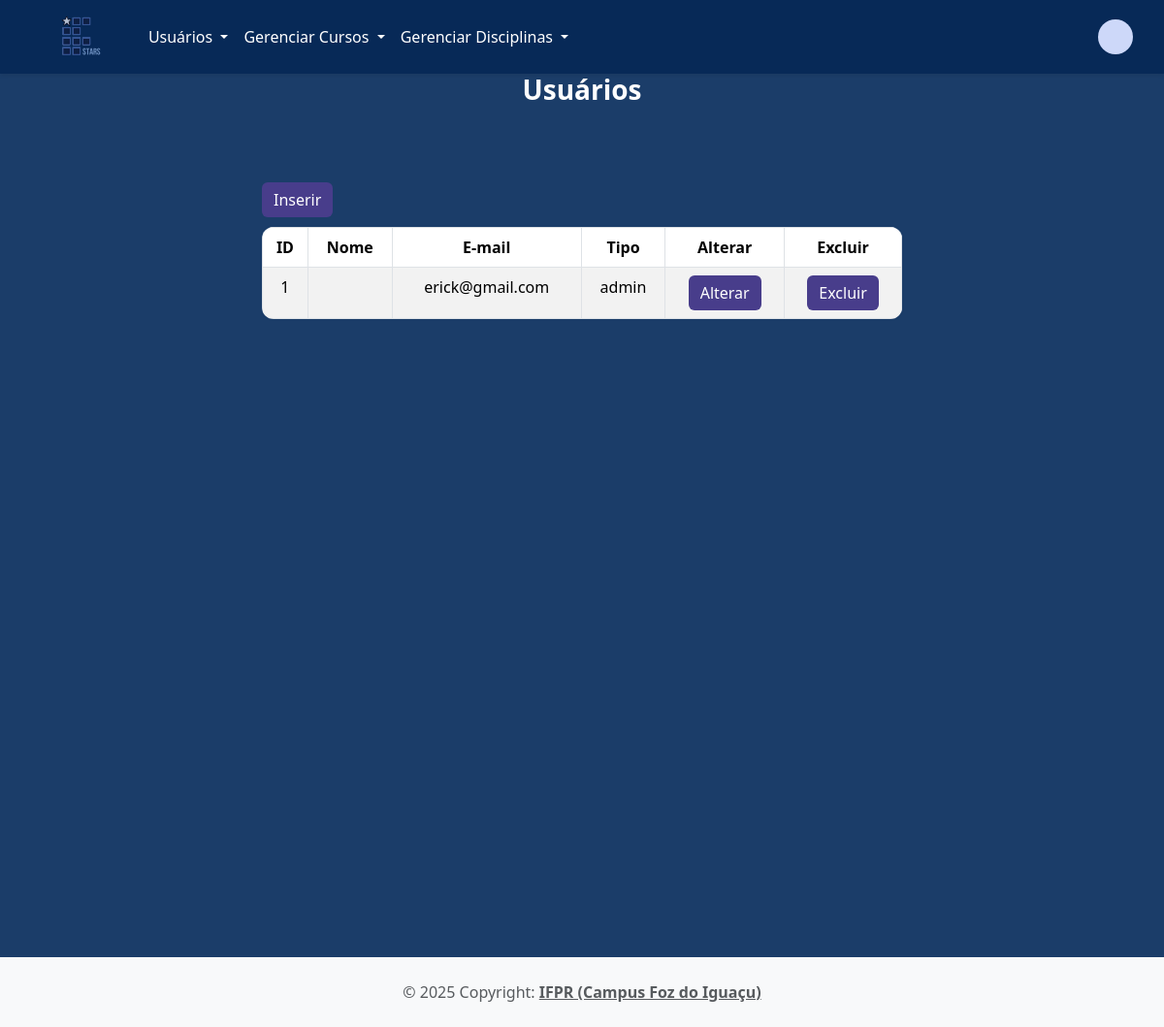
The page /app/controller/UsuarioController.php?action=list (signed in) on the database its author committed.
### tables this page shows
CREATE TABLE IF NOT EXISTS `usuario` (
  `idUsuario` INT NOT NULL AUTO_INCREMENT,
  `idCurso` INT,
  `nomeUsuario` VARCHAR(100) NOT NULL,
  `senha` VARCHAR(255) NOT NULL,
  `email` VARCHAR(100) NOT NULL,
  `tipoUsuario` ENUM('aluno', 'professor', 'admin') NOT NULL DEFAULT 'aluno',
  `siape` INT NULL,
  `declaracaoMatricula` VARCHAR(255) NULL,
  `numMatricula` VARCHAR(20) NULL,
  PRIMARY KEY (`idUsuario`),
  CONSTRAINT `fk_usuarios_cursos`
    FOREIGN KEY (`idCurso`)
    REFERENCES `curso` (`idCurso`)
    ON DELETE NO ACTION
    ON UPDATE NO ACTION);

### app/controller/UsuarioController.php (called while the page is built, shortened)
<?php
require_once(__DIR__ . "/../dao/UsuarioDAO.php");
require_once(__DIR__ . "/../model/Usuario.php");
class UsuarioController extends Controller {
    private UsuarioDAO $usuarioDao;
    public function __construct() {
        $this->usuarioDao = new UsuarioDAO();
        $this->handleAction();
    }
    protected function list(string $msgErro = "", string $msgSucesso = "") {
        $dados["lista"] = $this->usuarioDao->list();
        $this->loadView("usuario/list.php", $dados,  $msgErro, $msgSucesso);
    }
}
new UsuarioController();

### app/model/Usuario.php (called while the page is built, shortened)
<?php
class Usuario {
    private ?int $id;
    private ?string $email;
    private ?string $tipoUsuario;
    public function getId(): ?int
    {
        return $this->id;
    }
    public function setId(?int $id): self
    {
        $this->id = $id;
        return $this;
    }
    public function getEmail(): ?string
    {
        return $this->email;
    }
    public function setEmail(?string $email): self
    {
        $this->email = $email;
        return $this;
    }
    public function getTipoUsuario(): ?string
    {
        return $this->tipoUsuario;
    }
    public function setTipoUsuario(?string $tipoUsuario): self
    {
        $this->tipoUsuario = $tipoUsuario;
        return $this;
    }
}

### app/dao/UsuarioDAO.php (called while the page is built, shortened)
<?php
include_once(__DIR__ . "/../model/Usuario.php");
class UsuarioDAO {
    public function list() {
        $conn = Connection::getConn();
        $sql = "SELECT * FROM usuario u ORDER BY u.nomeUsuario";
        $stm = $conn->prepare($sql);
        $stm->execute();
        $result = $stm->fetchAll();
        return $this->mapUsuarios($result);
    }
    public function mapUsuarios($result) {
        $usuarios = array();
        foreach ($result as $reg) {
            $usuario = new Usuario();
            $usuario->setId($reg['idUsuario']);
            $usuario->setNome($reg['nomeUsuario']);
            $usuario->setEmail($reg['email']);
            $usuario->setSenha($reg['senha']);
            $usuario->setTipoUsuario($reg['tipoUsuario']);
            $usuario->setSiape($reg['siape']);
            $usuario->setDeclaracaoMatricula($reg['declaracaoMatricula']);
            $usuario->setFotoPerfil($reg['foto_perfil']);
            if($reg["idCurso"] != NULL) {
                $curso = new Curso();
                $curso->setId($reg["idCurso"]);
                $usuario->setCurso($curso);
            } else
                $usuario->setCurso(NULL);
            array_push($usuarios, $usuario);
        }
        return $usuarios;
    }
}

### app/view/usuario/list.php (the view, shortened to what this page needs)
<?php
require_once(__DIR__ . "/../include/header.php");
require_once(__DIR__ . "/../include/menu.php");
?>
<link rel="stylesheet" href="<?= BASEURL ?>/view/css/listPrincipal.css">
<h3 class="text-center">Usuários</h3>
<div class="container">
    <div class="row">
        <div class="col-3">
            <a class="btn btn-secondary" style="margin-right: 110px;"
                href="<?= BASEURL ?>/controller/UsuarioController.php?action=create">
                Inserir</a>
        </div>
        <div class="col-9">
        </div>
    </div>
    <div class="row" style="margin-top: 10px;">
        <div class="col-12">
            <table id="tabUsuarios" class='table table-striped table-bordered'>
                <thead>
                    <tr>
                        <th>ID</th>
                        <th>Nome</th>
                        <th>E-mail</th>
                        <th>Tipo</th>
                        <th>Alterar</th>
                        <th>Excluir</th>
                    </tr>
                </thead>
                <tbody>
                    <?php foreach($dados['lista'] as $usu): ?>
                        <tr>
                            <td><?php echo $usu->getId(); ?></td>
                            <td><?= $usu->getNome(); ?></td>
                            <td><?= $usu->getEmail(); ?></td>
                            <td><?= $usu->getTipoUsuario(); ?></td>
                            <td><a class="btn btn-secondary"
                                href="<?= BASEURL ?>/controller/UsuarioController.php?action=edit&id=<?= $usu->getId() ?>">
                                Alterar</a>
                            </td>
                            <td><a class="btn btn-secondary"
                                onclick="return confirm('Confirma a exclusão do usuário?');"
                                href="<?= BASEURL ?>/controller/UsuarioController.php?action=delete&id=<?= $usu->getId() ?>">
                                Excluir</a>
                            </td>
                        </tr>
                    <?php endforeach; ?>
                </tbody>
            </table>
        </div>
    </div>
</div>
<?php
require_once(__DIR__ . "/../include/footer.php");
?>

### app/view/css/style.css (style rules this page uses)
body { display: flex; flex-direction: column; background-color: #0f2c54; }
.container { min-height: calc(100vh - 196px); }

### app/view/css/listPrincipal.css (style rules this page uses)
body { background-color: #1b3d69; color: #fff; }
h3.text-center { font-weight: bold; color: #ffffff; }
.container { padding: 30px; border-radius: 20px; width: 60%; margin: 40px auto; text-align: center; }
table { border-radius: 12px; overflow: hidden; width: 100%; }
.btn { background-color: #483D8B; border: none; color: #ffffff; transition: background-color 0.3s ease; }

### rows shown on the page
usuario: idUsuario "1", email "erick@gmail.com", tipoUsuario "admin"
